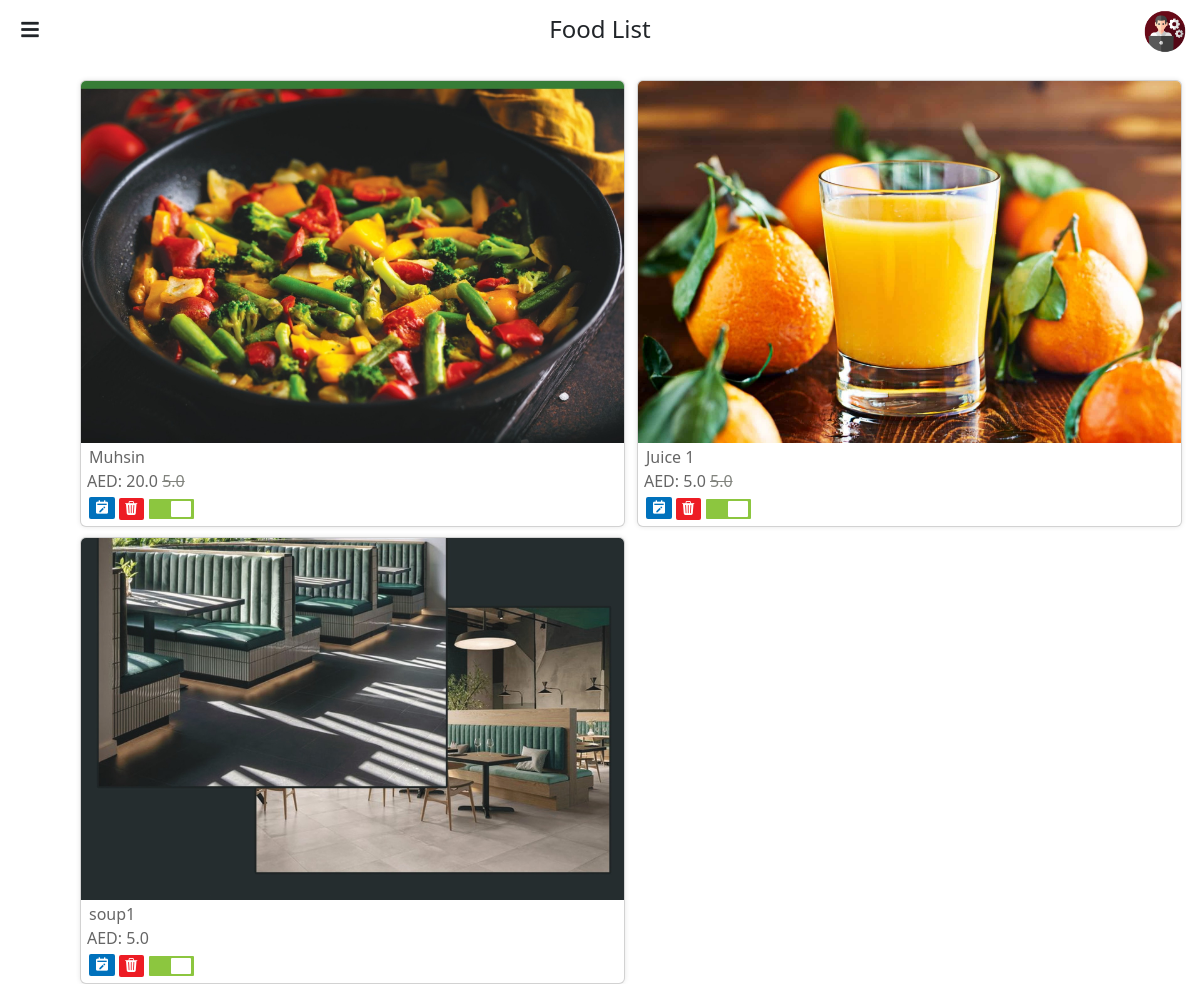
The page /product_list/ (signed in) on the database as committed earlier.
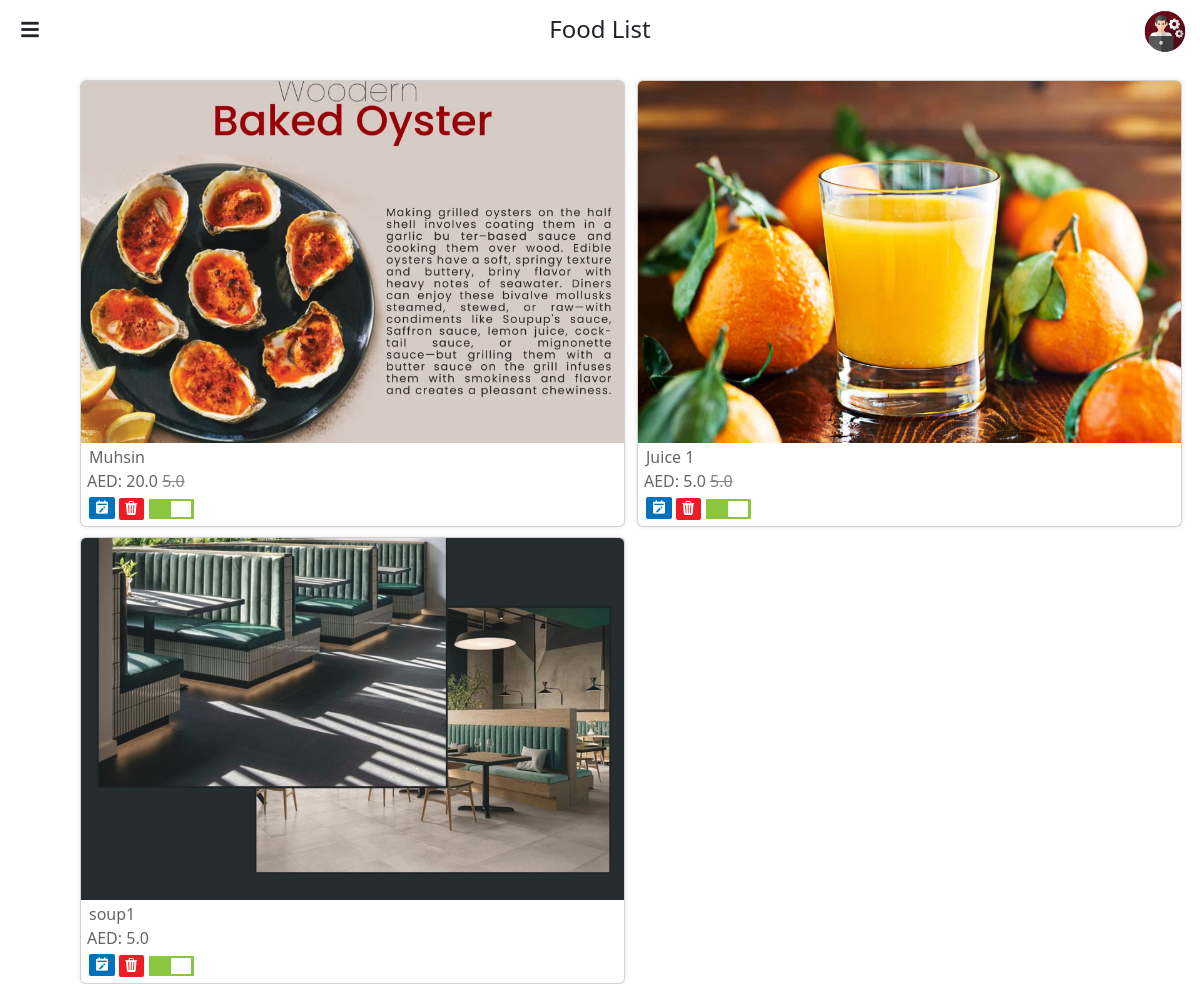
The same page on the database as committed later.
### adminapp/models.py (models this page shows, shortened)
class Product(models.Model):
    name = models.CharField(max_length=100)
    category = models.ManyToManyField(Category)
    image = models.ImageField(upload_to='product_image', null=True)
    description = models.CharField(max_length=100, null=True)
    availability = models.BooleanField(default=False)

class ProductPrice(models.Model):
    product = models.ForeignKey(Product, on_delete=models.CASCADE)
    name = models.CharField(max_length=50)
    actual_price = models.FloatField()
    discount_price = models.FloatField(null=True, blank=True)
    tax = models.DecimalField(max_digits=5, decimal_places=2)

### adminapp/views.py (the view)
# urls.py: path('product_list/', views.product_list, name='product_list'),
@login_required
def product_list(request):
    products = Product.objects.all()
    return render(request, 'product_list.html', {'products': products})

### adminapp/templates/product_list.html (shortened to what this page needs)
<!DOCTYPE html>
{% load static %}
<html lang="en">
<head>
    <link href="https://cdn.jsdelivr.net/npm/bootstrap@5.3.0-alpha3/dist/css/bootstrap.min.css" rel="stylesheet">
    <link rel="stylesheet" href="https://cdn.jsdelivr.net/npm/bootstrap-icons@1.10.5/font/bootstrap-icons.css">
    <link href='https://unpkg.com/boxicons@2.1.4/css/boxicons.min.css' rel='stylesheet'>
	<link rel="stylesheet" href="https://cdnjs.cloudflare.com/ajax/libs/font-awesome/5.15.4/css/all.min.css">
	<link rel="stylesheet" href="{% static 'css/product-list.css' %}">
	<link rel="stylesheet" href="{% static 'css/animated.css' %}">
</head>
<body>
    <header>
		<div class="row">
			<div class="col">
				<div class="menu-icon" id="menuIcon">
					<i class="fas fa-bars"></i>
				</div>
			</div>
			<div class="col">
				<div style="display: flex; justify-content: center; padding-top: 15px;">
					<h4><span>Food</span> List</h4>
				</div>
			</div>
			<div class="col">
				<div class="admin-profile">
					<img src="{% static 'images/admin.png' %}" alt="Image" width="50px" style="padding-top: 8px; margin-right: 10px;">
				</div>
			</div>
		</div>
    </header>
	<div class="container fade-up">
		<div class="row">
			{% for product in products %}
				<div class="col-md-6 col-lg-3 col-xs-6">
					<div class="card">
						<a href="{% url 'product_detail' product.id %}">
							<img src="{{ product.image.url }}" class="card-img-top" alt="">
						</a>
						<div class="card-body" style="padding: 0px;">
							<div class="card-text">
								<a href="{% url 'product_detail' product.id %}" style="color: #666666; font-weight: 500;">{{ product.name }}</a>
							</div>
							<div style="margin-left: 6px; color: #666666;">
								AED:
								{% if product.productprice_set.first.discount_price %}
								  <span>{{ product.productprice_set.first.discount_price }}</span>
								  <span style="color: #82847e; text-decoration: line-through; padding-left: 0px;">{{ product.productprice_set.first.actual_price }}</span>
								{% else %}
								  <span>{{ product.productprice_set.first.actual_price }}</span>
								{% endif %}
							</div>
						</div>
						<div class="card-body" style="padding: 0px;">
							<div class="buttons">
								<span>
									<a href="{% url 'edit_product' product.id %}">
										<i class='bx bxs-calendar-edit' style="background-color: #0071bc; color: #fff; padding-top: 2px;
																				padding-bottom: 4px; padding-left: 5px; padding-right: 5px;
																				border-radius: 2px;">
										</i>
									</a>
								</span>
								<span>
									<a href="{% url 'product_delete' product.id %}" onclick="return confirm('Do you want to logout this page?')">
										<i class='bi bi-trash3-fill' style="background-color: #ed1c24; color: #fff; padding-top: 1px;
																				padding-bottom: 2px; padding-left: 5px; padding-right: 2px;
																				border-radius: 2px; font-size: 14px;">
										</i>
									</a>
								</span>
								<span style="padding-left: 5px;">
									<label class="switch">
										<span class="slider round"></span>
									</label>
								</span>
							</div>
						</div>
					</div>
				</div>
			{% endfor %}
		</div>
		</div>
</body>
</html>

Rows that differ between the two databases and show on the page:
changed Product "Muhsin": image: a different picture
